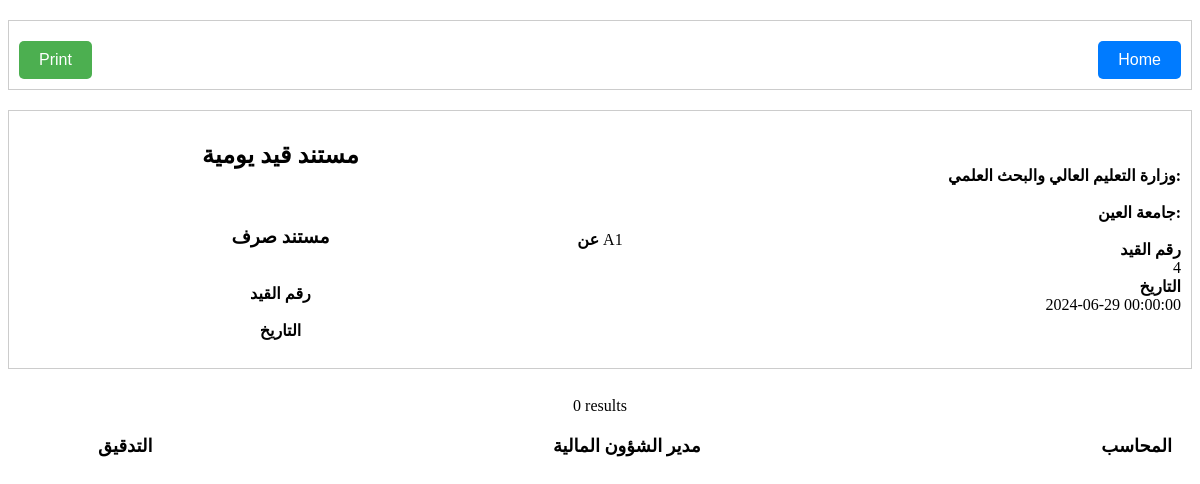
Page /accounts/view/receipt_daily_record.php?id_e=4 on the committed database.
### tables this page shows
CREATE TABLE `daily_record` (
  `id_dc` int(11) NOT NULL,
  `number` float DEFAULT NULL,
  `money` float DEFAULT NULL,
  `data_in` datetime DEFAULT NULL,
  `type` text DEFAULT NULL,
  `date_ac` datetime DEFAULT NULL,
  `note` text DEFAULT NULL,
  `from_per` text DEFAULT NULL,
  `write_mo` text DEFAULT NULL,
  `id_u` float DEFAULT NULL,
  `name` text DEFAULT NULL,
  `id_col` float DEFAULT NULL,
  `id_s` float DEFAULT NULL,
  `e_number` text DEFAULT NULL,
  `e_date` varchar(255) DEFAULT NULL,
  `type_of_receipt` int(11) DEFAULT NULL,
  `year_r` varchar(50) DEFAULT NULL,
  `in_number` varchar(50) DEFAULT NULL,
  `in_date` datetime DEFAULT NULL,
  `in_amount` varchar(50) DEFAULT NULL,
  `adder_name` varchar(255) DEFAULT NULL,
  `added_date` datetime DEFAULT NULL,
  `updater_name` varchar(255) DEFAULT NULL,
  `updated_date` datetime DEFAULT NULL
);

### accounts/view/receipt_daily_record.php (the view, shortened to what this page needs)
<!DOCTYPE html>
<html>
<head>
       <link rel="stylesheet" href="../css/daily_record.css">
</head>
<body>
    <div class="container">
        <button class="print-button" onclick="window.print()">Print</button>
        <button class="home-button" onclick="window.location.href = 'daily_record_search.php'">Home</button>
    </div>
    <?php
    include "number_to_arabic_word.php";
    include "../php/env/db.php";
    $id_e = isset($_GET['id_e']) ? $_GET['id_e'] : '';
    if ($id_e) {
        $sql = "SELECT id_dc, data_in, from_per,in_number,in_date FROM daily_record WHERE id_dc = ?";
        $stmt = $conn->prepare($sql);
        $stmt->bind_param("s", $id_e);
        $stmt->execute();
        $result = $stmt->get_result();
        if ($result->num_rows > 0) {
            while($row = $result->fetch_assoc()) {
                echo "<div class='container'>";
                echo "<div class='left'>";
                echo "<h2>مستند قيد يومية</h2> <br>";
                echo "<h3>مستند صرف </h3> <br>";
                echo "<b>رقم القيد</b> " . htmlspecialchars($row["in_number"]) . "<br>";
                echo "<b>التاريخ</b> " . htmlspecialchars($row["in_date"]) . "<br>";
                echo "</div>";
                echo "<div class='center'><b>عن  </b>" . htmlspecialchars($row["from_per"]) . "</div>";
                echo "<div class='right'>";
                echo "<b>وزارة التعليم العالي والبحث العلمي:</b><br>";
                echo "<b>جامعة العين:</b><br>";
                echo "<b>رقم القيد</b> " . htmlspecialchars($row["id_dc"]) . "<br>";
                echo "<b>التاريخ</b> " . htmlspecialchars($row["data_in"]) . "<br>";
                echo "</div>";
                echo "</div><br>";
            }
        } else {
            echo "<b>0 results</b>";
        }
        $total_debit = 0;
        $total_credit = 0;
        $sql_details = "
            SELECT drd.type, drd.money, drd.number_acc, ca.name
            FROM daily_record_detal drd
            LEFT JOIN cost_acc ca ON drd.number_acc = ca.code
            WHERE drd.id_dc = ?
        ";
        $stmt_details = $conn->prepare($sql_details);
        $stmt_details->bind_param("s", $id_e);
        $stmt_details->execute();
        $result_details = $stmt_details->get_result();
        if ($result_details->num_rows > 0) {
            echo "<div class='container'>";
            echo "<table>";
            echo "<tr><th><b>الدليل المحاسبي</b></th><th><b>بيان الدائن</b></th><th><b>بيان المدين</b></th><th><b>دائن</b></th><th><b>مدين</b></th></tr>";
            while ($row = $result_details->fetch_assoc()) {
                echo "<tr>";
                echo "<td class='narrow'>" . htmlspecialchars($row['number_acc']) . "</td>";
                if ($row['type'] == 'spent') {
                    echo "<td class='wide'>" . htmlspecialchars($row['name']) . "</td>";
                    echo "<td class='wide'></td>";
                    echo "<td>" . htmlspecialchars($row['money']) . "</td><td></td>";
                    $total_debit += $row['money'];
                } elseif ($row['type'] == 'paid') {
                    echo "<td class='wide'></td>";
                    echo "<td class='wide'>" . htmlspecialchars($row['name']) . "</td>";
                    echo "<td></td><td>" . htmlspecialchars($row['money']) . "</td>";
                    $total_credit += $row['money'];
                }
                echo "</tr>";
            }
            if ($total_credit >= $total_debit) {
                $total_in_words = convert_number($total_credit,"male");
            } else {
                $total_in_words = convert_number($total_debit,"male");
            }
            echo "<tr><td colspan='2'><b>" . ($total_credit >= $total_debit ? $total_in_words : '') . "</b></td><td></td><td><b>" . $total_credit . "</b></td><td><b>" . $total_debit . "</b></td></tr>";
            echo "</table>";
            echo "</div>";
        } else {
            echo "0 results";
        }
    }
    ?>
    <div class="footer">
        <div class="text right"><b>المحاسب</b></div>
        <div class="text center"><b>مدير الشؤون المالية</b></div>
        <div class="text left"><b>التدقيق</b></div>
    </div>
</body>
</html>

### accounts/css/daily_record.css (style rules this page uses)
body { text-align: center; }
.container { display: flex; justify-content: center; align-items: center; text-align: center; margin-top: 20px; }
.right { text-align: right; }
.center { margin: 20px auto; }
.footer { margin-top: 20px; text-align: center; }
.footer .text { font-size: 18px; display: inline-block; margin: 0 10px; }
.footer .left { text-align: left; float: left; margin-left: 90px; }
.footer .right { text-align: right; float: right; margin-right: 20px; }
.print-button { display: inline-block; margin-top: 10px; padding: 10px 20px; background-color: #4CAF50; color: white; border: none; cursor: pointer; text-decoration: none; font-size: 16px; border-radius: 5px; }
.home-button { display: inline-block; margin-top: 10px; padding: 10px 20px; background-color: #007BFF; color: white; border: none; cursor: pointer; text-decoration: none; font-size: 16px; border-radius: 5px; }
.container { display: flex; justify-content: space-between; border: 1px solid #ccc; padding: 10px; margin-bottom: 10px; }
.left, .right { flex: 0 0 45%; }
.right b, .left b { display: block; }

### rows in the picture
daily_record: from_per "A1", id_dc "4", data_in "2024-06-29 00:00:00"
